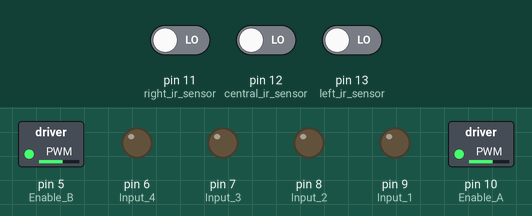
A sketch run on a simulated Arduino Uno, built with avr-gcc and run on an emulated ATmega328P. Parts: switched loads named in the sketch (green lamp = pin HIGH), output pins drawn as LEDs (lit = HIGH). The inputs (shaded band) are chosen by the test bench; at power-on: pin 11 (right_ir_sensor) LOW, pin 13 (left_ir_sensor) LOW, pin 12 (central_ir_sensor) LOW.

Above: at 1.2 s.
1.3 s: pin 11 (right_ir_sensor) driven HIGH
At 2.4 s:
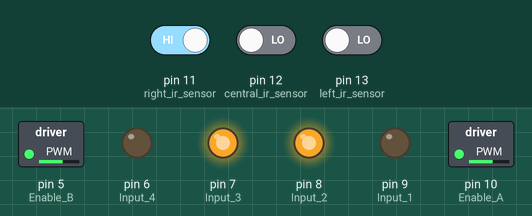
2.8 s: pin 13 (left_ir_sensor) driven HIGH
At 4.0 s:
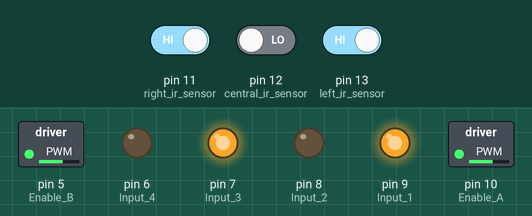
4.3 s: pin 11 (right_ir_sensor) driven LOW
At 4.7 s:
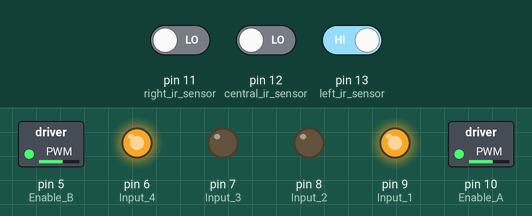
5.8 s: pin 13 (left_ir_sensor) driven LOW
At 6.6 s:
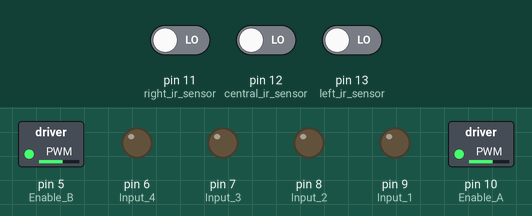
Timing chart, 0 to 8.3 s (numbered marks = the images above; inputs shaded):
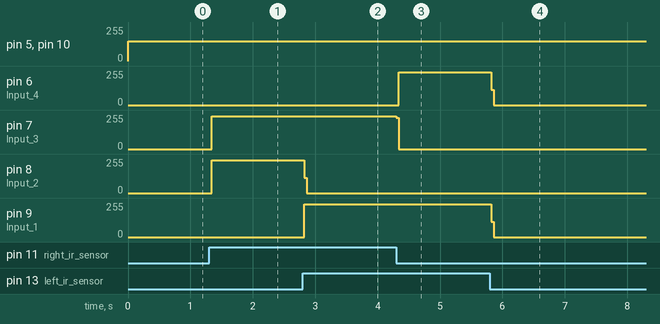

The sketch:

Line_follower_robot_with_Arduino.ino
```cpp
/*Line follower robot with Arduino*/

//Motors speed value must be between 0 and 255.
const int motors_speed = 150;

//Change the values according to which digital pins the IR sensors are connected to.
const int left_ir_sensor = 13;
const int central_ir_sensor = 12;
const int right_ir_sensor = 11;

//Change the values according to which Arduino digital pins, the l298n pins are connected to (Enable_A and Enable_B must be connected to digital PWM pins).
//Motor A connectors
const int Enable_A = 10;
const int Input_1 = 9;
const int Input_2 = 8;
//Motor B connectors
const int Enable_B = 5;
const int Input_3 = 7;
const int Input_4 = 6;

void setup() {
  pinMode(left_ir_sensor, INPUT);
  pinMode(central_ir_sensor, INPUT);
  pinMode(right_ir_sensor, INPUT);

  pinMode(Enable_A, OUTPUT);
  pinMode(Input_1, OUTPUT);
  pinMode(Input_2, OUTPUT);
  pinMode(Enable_B, OUTPUT);
  pinMode(Input_3, OUTPUT);
  pinMode(Input_4, OUTPUT);
}

void loop() {
  int left_ir_sensor_value = digitalRead(left_ir_sensor);
  int central_ir_sensor_value = digitalRead(central_ir_sensor);
  int right_ir_sensor_value = digitalRead(right_ir_sensor);

  if(left_ir_sensor_value == HIGH && central_ir_sensor_value == LOW && right_ir_sensor_value == HIGH) {
    Forward();
  }

  else if(left_ir_sensor_value == LOW && central_ir_sensor_value == HIGH && right_ir_sensor_value == HIGH) {
    Left();
  }

  else if(left_ir_sensor_value == HIGH && central_ir_sensor_value == HIGH && right_ir_sensor_value == LOW) {
    Right();
  }

  else if(left_ir_sensor_value == LOW && central_ir_sensor_value == LOW && right_ir_sensor_value == HIGH) {
    Left();
  }

  else if(left_ir_sensor_value == HIGH && central_ir_sensor_value == LOW && right_ir_sensor_value == LOW) {
    Right();
  }

  else if(left_ir_sensor_value == LOW && central_ir_sensor_value == LOW && right_ir_sensor_value == LOW) {
    Stop();
  }

  else if(left_ir_sensor_value == HIGH && central_ir_sensor_value == HIGH && right_ir_sensor_value == HIGH) {
    Stop();
  }

}

void Forward() {
  analogWrite(Enable_A, motors_speed);
  analogWrite(Enable_B, motors_speed);
  digitalWrite(Input_1, HIGH);
  digitalWrite(Input_2, LOW);
  digitalWrite(Input_3, HIGH);
  digitalWrite(Input_4, LOW);
  delay(1);
  analogWrite(Enable_A, motors_speed);
  analogWrite(Enable_B, motors_speed);
  digitalWrite(Input_1, LOW);
  digitalWrite(Input_2, LOW);
  digitalWrite(Input_3, LOW);
  digitalWrite(Input_4, LOW);
}

void Left() {
  analogWrite(Enable_A, motors_speed);
  analogWrite(Enable_B, motors_speed);
  digitalWrite(Input_1, LOW);
  digitalWrite(Input_2, HIGH);
  digitalWrite(Input_3, HIGH);
  digitalWrite(Input_4, LOW);
  delay(1);
  analogWrite(Enable_A, motors_speed);
  analogWrite(Enable_B, motors_speed);
  digitalWrite(Input_1, LOW);
  digitalWrite(Input_2, LOW);
  digitalWrite(Input_3, LOW);
  digitalWrite(Input_4, LOW);
}

void Right() {
  analogWrite(Enable_A, motors_speed);
  analogWrite(Enable_B, motors_speed);
  digitalWrite(Input_1, HIGH);
  digitalWrite(Input_2, LOW);
  digitalWrite(Input_3, LOW);
  digitalWrite(Input_4, HIGH);
  delay(1);
  analogWrite(Enable_A, motors_speed);
  analogWrite(Enable_B, motors_speed);
  digitalWrite(Input_1, LOW);
  digitalWrite(Input_2, LOW);
  digitalWrite(Input_3, LOW);
  digitalWrite(Input_4, LOW);
}

void Stop() {
  analogWrite(Enable_A, motors_speed);
  analogWrite(Enable_B, motors_speed);
  digitalWrite(Input_1, LOW);
  digitalWrite(Input_2, LOW);
  digitalWrite(Input_3, LOW);
  digitalWrite(Input_4, LOW);
}
```

Measured:
- after the input at 1.3 s, pin 7 (Input_3), pin 8 (Input_2): 0/255 → 245/255 at once
- after the input at 2.8 s, pin 8 (Input_2): 245/255 → 0/255 at once; pin 9 (Input_1): 0/255 → 245/255 at once
- after the input at 4.3 s, pin 6 (Input_4): 0/255 → 245/255 at once; pin 7 (Input_3): 245/255 → 0/255 at once
- after the input at 5.8 s, pin 6 (Input_4), pin 9 (Input_1): 245/255 → 0/255 at once
